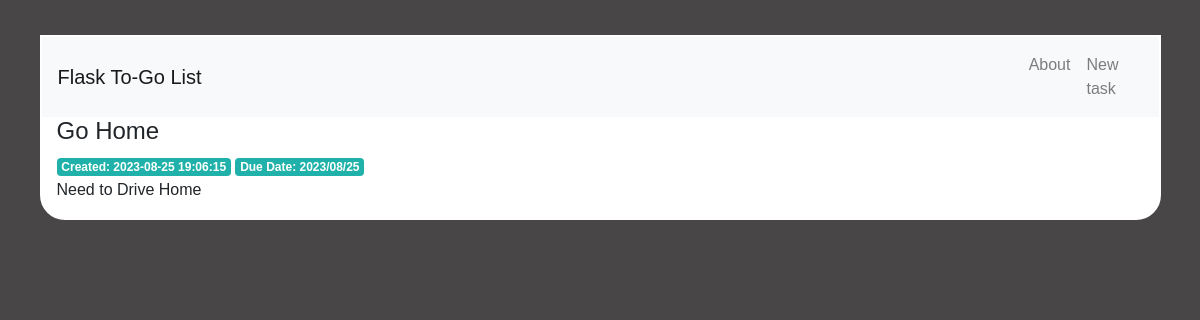
Page /8 on the committed database.
### tables this page shows
CREATE TABLE tasks (
    id INTEGER PRIMARY KEY AUTOINCREMENT,
    created TIMESTAMP NOT NULL DEFAULT CURRENT_TIMESTAMP,
    tName TEXT NOT NULL,
    tDescription TEXT NOT NULL,
    endDate DATETIME
);

### app.py (the view)
@app.route('/<int:task_id>')
def task(task_id):
    task = get_task(task_id)
    return render_template('task.html', task=task)

### app.py (called while the page is built)
def get_db_connection():
    conn = sqlite3.connect('database.db')
    conn.row_factory = sqlite3.Row
    return conn

def get_task(task_id):
    conn = get_db_connection()
    task = conn.execute('SELECT * FROM tasks WHERE id = ?',
                        (task_id,)).fetchone()
    conn.close()
    if task is None:
        abort(404)
    return task

### templates/task.html
{% extends 'base.html' %}
{% block content %}
    <h2>{% block title %} {{ task['tName'] }} {% endblock %}</h2>
    <span class="badge badge-primary">Created: {{ task['created'] }}</span>
    <span class="badge badge-primary">Due Date: {{ task['endDate']}}</span>
    <p>{{ task['tDescription'] }}</p>
{% endblock %}

### static/css/style.css (style rules this page uses)
* { font-family: 'Arial', sans-serif; }
html { background-color: rgb(72, 70, 70); padding: 10px; }
body { width: 95%; margin: 25px auto; border: 2px white solid; border-bottom-left-radius: 25px; border-bottom-right-radius: 25px; }
h2 { font-size: 1.5em; font-weight: 500; }
.badge-primary { color: white; background-color: lightseagreen; }

### rows in the picture
tasks: tName "Go Home", created "2023-08-25 19:06:15", endDate "2023/08/25", tDescription "Need to Drive Home"
